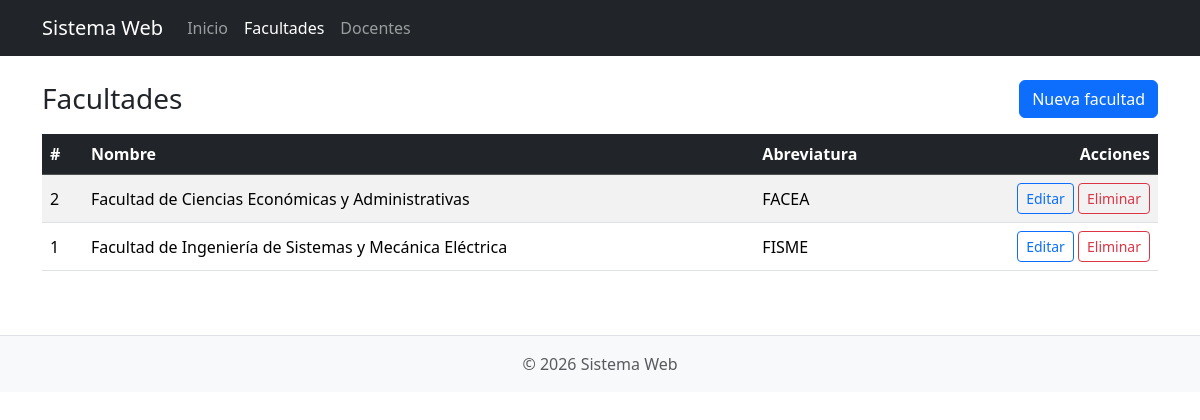
/facultad, run on the app's committed database.
### tables this page shows
CREATE TABLE facultad (
    id INT AUTO_INCREMENT PRIMARY KEY,
    nombre VARCHAR(120) NOT NULL,
    abreviatura VARCHAR(20) NOT NULL,
    estado TINYINT NOT NULL DEFAULT 1
);

### Libraries/Core/Views.php (called while the page is built, shortened)
<?php
class Views
{
    public function render($controller, $view, $data = [])
    {
        require "Views/Layout/main.php";
    }
}

### Controllers/FacultadController.php (called while the page is built, shortened)
<?php
class FacultadController extends Controller
{
    public function index()
    {
        $this->views->render($this, "listar", [
            "titulo" => "Facultades",
            "filas" => $this->model->activas(),
        ]);
    }
}

### index.php (called while the page is built, shortened)
<?php
require_once "Helpers/Helpers.php";
require_once "Libraries/Core/Load.php";

### Helpers/Helpers.php (called while the page is built, shortened)
<?php
function e($valor)
{
    return htmlspecialchars((string)$valor, ENT_QUOTES, "UTF-8");
}
function url($ruta = "")
{
    return BASE_URL . ($ruta === "" ? "" : "/" . ltrim($ruta, "/"));
}

### Libraries/Core/Conexion.php (called while the page is built, shortened)
<?php
class Conexion
{
    private static $conect = null;
    public function __construct()
    {
        try {
            self::$conect = new PDO(
                "mysql:host=" . DB_HOST . ";port=" . DB_PORT . ";dbname=" . DB_NAME . ";charset=" . DB_CHARSET,
                DB_USER,
                DB_PASS,
                [
                    PDO::ATTR_ERRMODE => PDO::ERRMODE_EXCEPTION,
                    PDO::ATTR_DEFAULT_FETCH_MODE => PDO::FETCH_ASSOC,
                    PDO::ATTR_EMULATE_PREPARES => false
                ]
            );
        } catch (PDOException $e) {
            http_response_code(500);
            exit(DEBUG ? "Error de conexion: " . $e->getMessage() : "Error de conexion con la base de datos.");
        }
    }
    public function connect()
    {
        return self::$conect;
    }
}

### Libraries/Core/Model.php (called while the page is built, shortened)
<?php
class Model extends Conexion
{
    protected $table;
    protected $select = "*";
    protected $whereBuilder = [];
    protected $bindings = [];
    protected $orderBy = [];
    public function __construct($table = null)
    {
        if (empty($this->table)) {
            $name = preg_replace("/Model$/", "", static::class);
            $this->table = strtolower(preg_replace("/(?<!^)[A-Z]/", "_$0", $name));
        }
    }
    protected function ident($name)
    {
        $name = trim($name);
        return "`" . str_replace(".", "`.`", $name) . "`";
    }
    protected function query($sql, $params = [])
    {
        $stmt = $this->connect()->prepare($sql);
        foreach ($params as $key => $value) {
            if ($value === null) {
                $type = PDO::PARAM_NULL;
            } elseif (is_int($value)) {
                $type = PDO::PARAM_INT;
            } else {
                $type = PDO::PARAM_STR;
            }
            $stmt->bindValue($key, $value, $type);
        }
        $stmt->execute();
        return $stmt;
    }
    private function addCondition($column, $operator, $value)
    {
        $operator = strtoupper(trim($operator));
        $col = $this->ident($column);
        $holder = ":w" . count($this->bindings);
        $this->whereBuilder[] = "{$col} {$operator} {$holder}";
        $this->bindings[$holder] = $value;
    }
    public function orderBy($field, $direction = "ASC")
    {
        $direction = strtoupper($direction) === "DESC" ? "DESC" : "ASC";
        $this->orderBy[] = $this->ident($field) . " {$direction}";
        return $this;
    }
    public function get()
    {
        try {
            $sql = "SELECT {$this->select} FROM " . $this->ident($this->table);
            if (!empty($this->whereBuilder)) {
                $sql .= " WHERE " . implode(" AND ", $this->whereBuilder);
            }
            if (!empty($this->orderBy)) {
                $sql .= " ORDER BY " . implode(", ", $this->orderBy);
            }
            return $this->query($sql, $this->bindings)->fetchAll();
        } finally {
            $this->resetQuery();
        }
    }
    private function resetQuery()
    {
        $this->select = "*";
        $this->whereBuilder = [];
        $this->bindings = [];
        $this->orderBy = [];
    }
}

### Models/FacultadModel.php (called while the page is built, shortened)
<?php
class FacultadModel extends Model
{
    public function activas()
    {
        return $this->where("estado", 1)->orderBy("nombre")->get();
    }
}

### Views/Facultad/listar.php (the view, shortened to what this page needs)
<div class="d-flex justify-content-between align-items-center mb-3">
    <h1 class="h3 mb-0">Facultades</h1>
    <a href="<?= url("facultad/registrar") ?>" class="btn btn-primary">Nueva facultad</a>
</div>
<div class="table-responsive">
    <table class="table table-striped table-hover align-middle">
        <thead class="table-dark">
            <tr>
                <th>#</th>
                <th>Nombre</th>
                <th>Abreviatura</th>
                <th class="text-end">Acciones</th>
            </tr>
        </thead>
        <tbody>
            <?php foreach ($data["filas"] as $fila) : ?>
                <tr>
                    <td><?= e($fila["id"]) ?></td>
                    <td><?= e($fila["nombre"]) ?></td>
                    <td><?= e($fila["abreviatura"]) ?></td>
                    <td class="text-end">
                        <a href="<?= url("facultad/editar/" . $fila["id"]) ?>" class="btn btn-sm btn-outline-primary">Editar</a>
                        <form action="<?= url("facultad/eliminar/" . $fila["id"]) ?>" method="post" class="d-inline" onsubmit="return confirm('Eliminar esta facultad?');">
                            <button type="submit" class="btn btn-sm btn-outline-danger">Eliminar</button>
                        </form>
                    </td>
                </tr>
            <?php endforeach; ?>
        </tbody>
    </table>
</div>

### data on the page
facultad: id "2", nombre "Facultad de Ciencias Económicas y Administrativas", abreviatura "FACEA"
facultad: id "1", nombre "Facultad de Ingeniería de Sistemas y Mecánica Eléctrica", abreviatura "FISME"

### other printed values
APP_NAME "Sistema Web"
